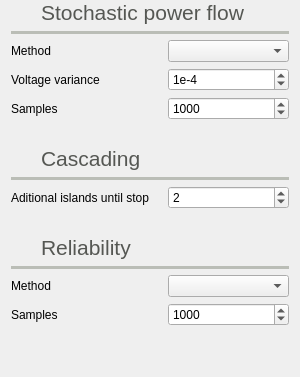
             <widget class="QFrame" name="frame_15">
              <property name="minimumSize">
               <size>
                <width>300</width>
                <height>0</height>
               </size>
              </property>
              <property name="frameShape">
               <enum>QFrame::Shape::NoFrame</enum>
              </property>
              <property name="frameShadow">
               <enum>QFrame::Shadow::Raised</enum>
              </property>
              <layout class="QGridLayout" name="gridLayout_6">
               <property name="topMargin">
                <number>0</number>
               </property>
               <item row="9" column="0" colspan="3">
                <widget class="Line" name="line_10">
                 <property name="palette">
                  <palette>
                   <active>
                    <colorrole role="WindowText">
                     <brush brushstyle="SolidPattern">
                      <color alpha="255">
                       <red>186</red>
                       <green>189</green>
                       <blue>182</blue>
                      </color>
                     </brush>
                    </colorrole>
                   </active>
                   <inactive>
                    <colorrole role="WindowText">
                     <brush brushstyle="SolidPattern">
                      <color alpha="255">
                       <red>186</red>
                       <green>189</green>
                       <blue>182</blue>
                      </color>
                     </brush>
                    </colorrole>
                   </inactive>
                   <disabled>
                    <colorrole role="WindowText">
                     <brush brushstyle="SolidPattern">
                      <color alpha="255">
                       <red>190</red>
                       <green>190</green>
                       <blue>190</blue>
                      </color>
                     </brush>
                    </colorrole>
                   </disabled>
                  </palette>
                 </property>
                 <property name="frameShadow">
                  <enum>QFrame::Shadow::Plain</enum>
                 </property>
                 <property name="lineWidth">
                  <number>4</number>
                 </property>
                 <property name="orientation">
                  <enum>Qt::Orientation::Horizontal</enum>
                 </property>
                </widget>
               </item>
               <item row="6" column="2">
                <widget class="QSpinBox" name="max_iterations_stochastic_spinBox">
                 <property name="font">
                  <font>
                   <pointsize>9</pointsize>
                  </font>
                 </property>
                 <property name="toolTip">
                  <string>Maximum number of samples</string>
                 </property>
                 <property name="minimum">
                  <number>10</number>
                 </property>
                 <property name="maximum">
                  <number>99999999</number>
                 </property>
                 <property name="value">
                  <number>1000</number>
                 </property>
                </widget>
               </item>
               <item row="5" column="2">
                <widget class="QSpinBox" name="tolerance_stochastic_spinBox">
                 <property name="font">
                  <font>
                   <pointsize>9</pointsize>
                  </font>
                 </property>
                 <property name="toolTip">
                  <string>Monte Carlo variance until stop</string>
                 </property>
                 <property name="prefix">
                  <string>1e-</string>
                 </property>
                 <property name="minimum">
                  <number>1</number>
                 </property>
                 <property name="maximum">
                  <number>20</number>
                 </property>
                 <property name="value">
                  <number>4</number>
                 </property>
                </widget>
               </item>
               <item row="10" column="2">
                <widget class="QSpinBox" name="cascading_islands_spinBox">
                 <property name="font">
                  <font>
                   <pointsize>9</pointsize>
                  </font>
                 </property>
                 <property name="toolTip">
                  <string>Number of islands produced until the analysis stops</string>
                 </property>
                 <property name="minimum">
                  <number>1</number>
                 </property>
                 <property name="maximum">
                  <number>999999</number>
                 </property>
                 <property name="value">
                  <number>2</number>
                 </property>
                </widget>
               </item>
               <item row="8" column="0">
                <widget class="QLabel" name="label_78">
                 <property name="minimumSize">
                  <size>
                   <width>24</width>
                   <height>24</height>
                  </size>
                 </property>
                 <property name="maximumSize">
                  <size>
                   <width>24</width>
                   <height>24</height>
                  </size>
                 </property>
                 <property name="text">
                  <string/>
                 </property>
                 <property name="pixmap">
                  <pixmap resource="icons.qrc">:/Icons/icons/blackout.svg</pixmap>
                 </property>
                 <property name="scaledContents">
                  <bool>true</bool>
                 </property>
                </widget>
               </item>
               <item row="0" column="1" colspan="2">
                <widget class="QLabel" name="label_47">
                 <property name="palette">
                  <palette>
                   <active>
                    <colorrole role="WindowText">
                     <brush brushstyle="SolidPattern">
                      <color alpha="255">
                       <red>85</red>
                       <green>87</green>
                       <blue>83</blue>
                      </color>
                     </brush>
                    </colorrole>
                   </active>
                   <inactive>
                    <colorrole role="WindowText">
                     <brush brushstyle="SolidPattern">
                      <color alpha="255">
                       <red>85</red>
                       <green>87</green>
                       <blue>83</blue>
                      </color>
                     </brush>
                    </colorrole>
                   </inactive>
                   <disabled>
                    <colorrole role="WindowText">
                     <brush brushstyle="SolidPattern">
                      <color alpha="255">
                       <red>190</red>
                       <green>190</green>
                       <blue>190</blue>
                      </color>
                     </brush>
                    </colorrole>
                   </disabled>
                  </palette>
                 </property>
                 <property name="font">
                  <font>
                   <pointsize>16</pointsize>
                  </font>
                 </property>
                 <property name="text">
                  <string>Stochastic power flow</string>
                 </property>
                 <property name="alignment">
                  <set>Qt::AlignmentFlag::AlignBottom|Qt::AlignmentFlag::AlignLeading|Qt::AlignmentFlag::AlignLeft</set>
                 </property>
                </widget>
               </item>
               <item row="16" column="0" colspan="2">
                <widget class="QLabel" name="label_157">
                 <property name="font">
                  <font>
                   <pointsize>9</pointsize>
                  </font>
                 </property>
                 <property name="text">
                  <string>Samples</string>
                 </property>
                </widget>
               </item>
               <item row="8" column="1" colspan="2">
                <widget class="QLabel" name="label_79">
                 <property name="palette">
                  <palette>
                   <active>
                    <colorrole role="WindowText">
                     <brush brushstyle="SolidPattern">
                      <color alpha="255">
                       <red>85</red>
                       <green>87</green>
                       <blue>83</blue>
                      </color>
                     </brush>
                    </colorrole>
                   </active>
                   <inactive>
                    <colorrole role="WindowText">
                     <brush brushstyle="SolidPattern">
                      <color alpha="255">
                       <red>85</red>
                       <green>87</green>
                       <blue>83</blue>
                      </color>
                     </brush>
                    </colorrole>
                   </inactive>
                   <disabled>
                    <colorrole role="WindowText">
                     <brush brushstyle="SolidPattern">
                      <color alpha="255">
                       <red>190</red>
                       <green>190</green>
                       <blue>190</blue>
                      </color>
                     </brush>
                    </colorrole>
                   </disabled>
                  </palette>
                 </property>
                 <property name="font">
                  <font>
                   <pointsize>16</pointsize>
                  </font>
                 </property>
                 <property name="text">
                  <string>Cascading</string>
                 </property>
                 <property name="alignment">
                  <set>Qt::AlignmentFlag::AlignBottom|Qt::AlignmentFlag::AlignLeading|Qt::AlignmentFlag::AlignLeft</set>
                 </property>
                </widget>
               </item>
               <item row="11" column="0" colspan="3">
                <widget class="QLabel" name="label_156">
                 <property name="text">
                  <string/>
                 </property>
                </widget>
               </item>
               <item row="16" column="2">
                <widget class="QSpinBox" name="max_iterations_reliability_spinBox">
                 <property name="font">
                  <font>
                   <pointsize>9</pointsize>
                  </font>
                 </property>
                 <property name="toolTip">
                  <string>Maximum number of Monte Carlo samples</string>
                 </property>
                 <property name="minimum">
                  <number>10</number>
                 </property>
                 <property name="maximum">
                  <number>99999999</number>
                 </property>
                 <property name="value">
                  <number>1000</number>
                 </property>
                </widget>
               </item>
               <item row="3" column="0" colspan="2">
                <widget class="QLabel" name="label_55">
                 <property name="font">
                  <font>
                   <pointsize>9</pointsize>
                  </font>
                 </property>
                 <property name="text">
                  <string>Method</string>
                 </property>
                </widget>
               </item>
               <item row="13" column="0">
                <widget class="QLabel" name="label_99">
                 <property name="minimumSize">
                  <size>
                   <width>24</width>
                   <height>24</height>
                  </size>
                 </property>
                 <property name="maximumSize">
                  <size>
                   <width>24</width>
                   <height>24</height>
                  </size>
                 </property>
                 <property name="text">
                  <string/>
                 </property>
                 <property name="pixmap">
                  <pixmap resource="icons.qrc">:/Icons/icons/reliability.svg</pixmap>
                 </property>
                 <property name="scaledContents">
                  <bool>true</bool>
                 </property>
                </widget>
               </item>
               <item row="7" column="0" colspan="3">
                <widget class="QLabel" name="label_138">
                 <property name="text">
                  <string/>
                 </property>
                </widget>
               </item>
               <item row="14" column="0" colspan="3">
                <widget class="Line" name="line_6">
                 <property name="palette">
                  <palette>
                   <active>
                    <colorrole role="WindowText">
                     <brush brushstyle="SolidPattern">
                      <color alpha="255">
                       <red>186</red>
                       <green>189</green>
                       <blue>182</blue>
                      </color>
                     </brush>
                    </colorrole>
                   </active>
                   <inactive>
                    <colorrole role="WindowText">
                     <brush brushstyle="SolidPattern">
                      <color alpha="255">
                       <red>186</red>
                       <green>189</green>
                       <blue>182</blue>
                      </color>
                     </brush>
                    </colorrole>
                   </inactive>
                   <disabled>
                    <colorrole role="WindowText">
                     <brush brushstyle="SolidPattern">
                      <color alpha="255">
                       <red>190</red>
                       <green>190</green>
                       <blue>190</blue>
                      </color>
                     </brush>
                    </colorrole>
                   </disabled>
                  </palette>
                 </property>
                 <property name="frameShadow">
                  <enum>QFrame::Shadow::Plain</enum>
                 </property>
                 <property name="lineWidth">
                  <number>4</number>
                 </property>
                 <property name="orientation">
                  <enum>Qt::Orientation::Horizontal</enum>
                 </property>
                </widget>
               </item>
               <item row="10" column="0" colspan="2">
                <widget class="QLabel" name="label_28">
                 <property name="font">
                  <font>
                   <pointsize>9</pointsize>
                  </font>
                 </property>
                 <property name="text">
                  <string>Aditional islands until stop</string>
                 </property>
                </widget>
               </item>
               <item row="3" column="2">
                <widget class="QComboBox" name="stochastic_pf_method_comboBox">
                 <property name="font">
                  <font>
                   <pointsize>9</pointsize>
                  </font>
                 </property>
                 <property name="toolTip">
                  <string>Stochastic power flow method</string>
                 </property>
                </widget>
               </item>
               <item row="17" column="1">
                <spacer name="verticalSpacer_8">
                 <property name="orientation">
                  <enum>Qt::Orientation::Vertical</enum>
                 </property>
                 <property name="sizeHint" stdset="0">
                  <size>
                   <width>20</width>
                   <height>40</height>
                  </size>
                 </property>
                </spacer>
               </item>
               <item row="0" column="0">
                <widget class="QLabel" name="label_75">
                 <property name="minimumSize">
                  <size>
                   <width>24</width>
                   <height>24</height>
                  </size>
                 </property>
                 <property name="maximumSize">
                  <size>
                   <width>24</width>
                   <height>24</height>
                  </size>
                 </property>
                 <property name="text">
                  <string/>
                 </property>
                 <property name="pixmap">
                  <pixmap resource="icons.qrc">:/Icons/icons/stochastic_power_flow.svg</pixmap>
                 </property>
                 <property name="scaledContents">
                  <bool>true</bool>
                 </property>
                </widget>
               </item>
               <item row="1" column="0" colspan="3">
                <widget class="Line" name="line_4">
                 <property name="palette">
                  <palette>
                   <active>
                    <colorrole role="WindowText">
                     <brush brushstyle="SolidPattern">
                      <color alpha="255">
                       <red>186</red>
                       <green>189</green>
                       <blue>182</blue>
                      </color>
                     </brush>
                    </colorrole>
                   </active>
                   <inactive>
                    <colorrole role="WindowText">
                     <brush brushstyle="SolidPattern">
                      <color alpha="255">
                       <red>186</red>
                       <green>189</green>
                       <blue>182</blue>
                      </color>
                     </brush>
                    </colorrole>
                   </inactive>
                   <disabled>
                    <colorrole role="WindowText">
                     <brush brushstyle="SolidPattern">
                      <color alpha="255">
                       <red>190</red>
                       <green>190</green>
                       <blue>190</blue>
                      </color>
                     </brush>
                    </colorrole>
                   </disabled>
                  </palette>
                 </property>
                 <property name="frameShadow">
                  <enum>QFrame::Shadow::Plain</enum>
                 </property>
                 <property name="lineWidth">
                  <number>4</number>
                 </property>
                 <property name="orientation">
                  <enum>Qt::Orientation::Horizontal</enum>
                 </property>
                </widget>
               </item>
               <item row="5" column="0" colspan="2">
                <widget class="QLabel" name="label_12">
                 <property name="font">
                  <font>
                   <pointsize>9</pointsize>
                  </font>
                 </property>
                 <property name="text">
                  <string>Voltage variance</string>
                 </property>
                </widget>
               </item>
               <item row="6" column="0" colspan="2">
                <widget class="QLabel" name="label_13">
                 <property name="font">
                  <font>
                   <pointsize>9</pointsize>
                  </font>
                 </property>
                 <property name="text">
                  <string>Samples</string>
                 </property>
                </widget>
               </item>
               <item row="13" column="1" colspan="2">
                <widget class="QLabel" name="label_100">
                 <property name="palette">
                  <palette>
                   <active>
                    <colorrole role="WindowText">
                     <brush brushstyle="SolidPattern">
                      <color alpha="255">
                       <red>85</red>
                       <green>87</green>
                       <blue>83</blue>
                      </color>
                     </brush>
                    </colorrole>
                   </active>
                   <inactive>
                    <colorrole role="WindowText">
                     <brush brushstyle="SolidPattern">
                      <color alpha="255">
                       <red>85</red>
                       <green>87</green>
                       <blue>83</blue>
                      </color>
                     </brush>
                    </colorrole>
                   </inactive>
                   <disabled>
                    <colorrole role="WindowText">
                     <brush brushstyle="SolidPattern">
                      <color alpha="255">
                       <red>190</red>
                       <green>190</green>
                       <blue>190</blue>
                      </color>
                     </brush>
                    </colorrole>
                   </disabled>
                  </palette>
                 </property>
                 <property name="font">
                  <font>
                   <pointsize>16</pointsize>
                  </font>
                 </property>
                 <property name="text">
                  <string>Reliability</string>
                 </property>
                 <property name="alignment">
                  <set>Qt::AlignmentFlag::AlignBottom|Qt::AlignmentFlag::AlignLeading|Qt::AlignmentFlag::AlignLeft</set>
                 </property>
                </widget>
               </item>
               <item row="15" column="0" colspan="2">
                <widget class="QLabel" name="label_158">
                 <property name="font">
                  <font>
                   <pointsize>9</pointsize>
                  </font>
                 </property>
                 <property name="text">
                  <string>Method</string>
                 </property>
                </widget>
               </item>
               <item row="15" column="2">
                <widget class="QComboBox" name="reliability_method_comboBox">
                 <property name="font">
                  <font>
                   <pointsize>9</pointsize>
                  </font>
                 </property>
                 <property name="toolTip">
                  <string>Reliability evaluation method</string>
                 </property>
                </widget>
               </item>
              </layout>
             </widget>
